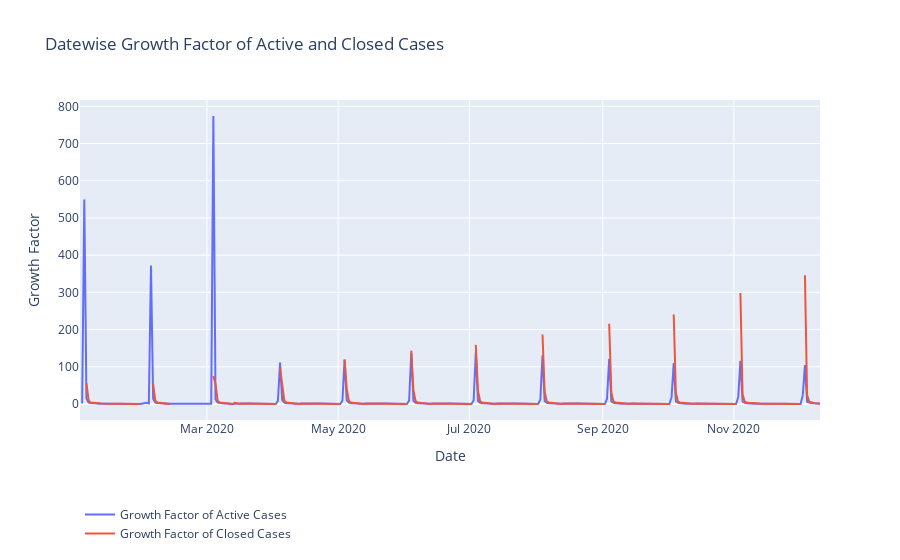

This figure's notebook cell:
### Code cell
# Datewise Growth Factor
fig=go.Figure()
fig.add_trace(go.Scatter(x=datewise.index, 
                         y=(datewise["Confirmed"]-datewise["Cured"]-datewise["Deaths"])/(datewise["Confirmed"]-datewise["Cured"]-datewise["Deaths"]).shift(),
                    mode='lines',
                    name='Growth Factor of Active Cases'))
fig.add_trace(go.Scatter(x=datewise.index, y=(datewise["Cured"]+datewise["Deaths"])/(datewise["Cured"]+datewise["Deaths"]).shift(),
                    mode='lines',
                    name='Growth Factor of Closed Cases'))
fig.update_layout(title="Datewise Growth Factor of Active and Closed Cases",
                 xaxis_title="Date",yaxis_title="Growth Factor",
                 legend=dict(x=0,y=-0.4,traceorder="normal"))
fig.show()

### Figure 1 — Plotly figure (JSON) as saved in the notebook; plotly's stock layout.template omitted (floating-point values rounded to 4 significant figures; data arrays with more than 128 entries replaced by an {"elided": "..."} marker saying what was removed)
{"data": [{"mode": "lines", "name": "Growth Factor of Active Cases", "type": "scatter", "x": {"elided": "315 str values"}, "y": {"elided": "315 float values"}}, {"mode": "lines", "name": "Growth Factor of Closed Cases", "type": "scatter", "x": {"elided": "315 str values"}, "y": {"elided": "315 float values"}}], "layout": {"legend": {"traceorder": "normal", "x": 0, "y": -0.4}, "title": {"text": "Datewise Growth Factor of Active and Closed Cases"}, "xaxis": {"title": {"text": "Date"}}, "yaxis": {"title": {"text": "Growth Factor"}}}}
